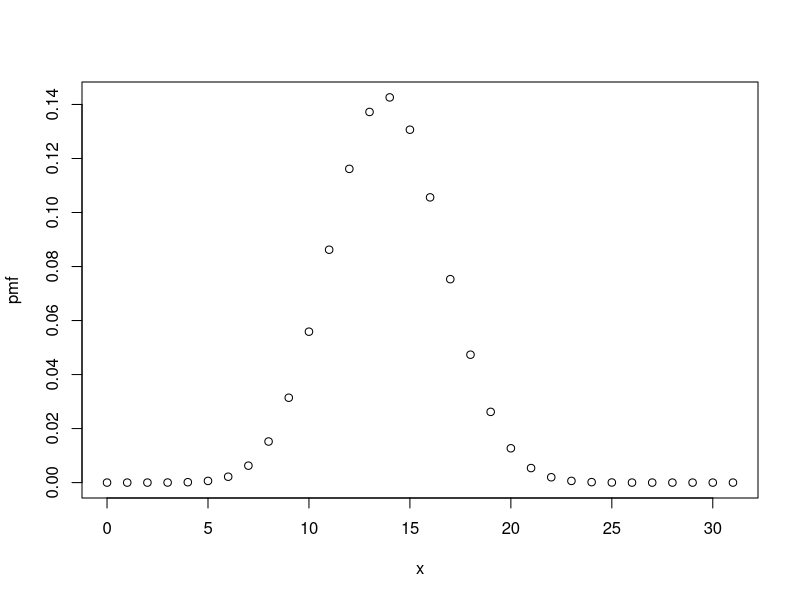
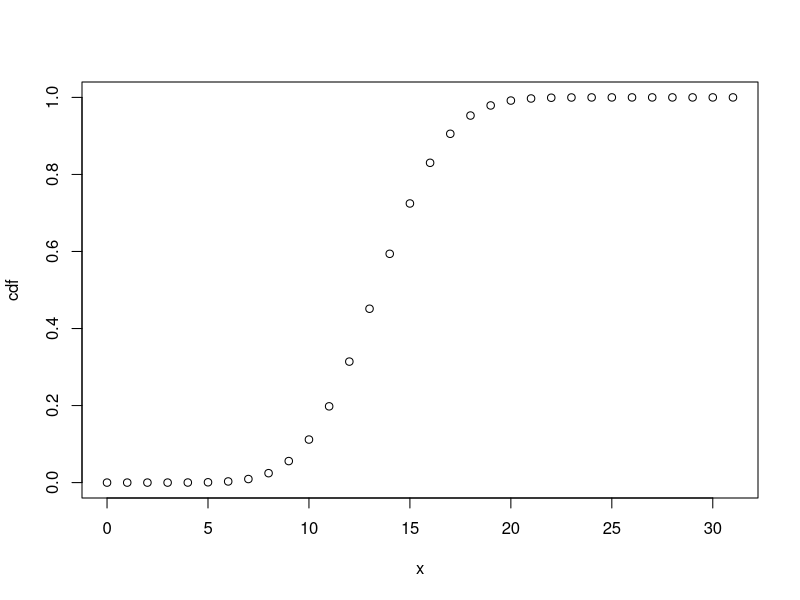

Source code (R) for these figures, in order:
dbinom(7, 12, 1 / 6) + dbinom(8, 12, 1 / 6) + dbinom(9, 12, 1 / 6)
pbinom(9, 12, 1 / 6) - pbinom(6, 12, 1 / 6)

#####################

pnorm(84, mean = 72, sd = 15.2, lower.tail = FALSE)

#####################

ppois(50, 50) - ppois(47, 50)

#####################

dhyper(3, n = 17, m = 233, k = 5)

#####################
# a
x <- c(0: 31)
x

# b
pmf <- dbinom(x, 31, .447)
plot(x, pmf)

# c
cdf <- pbinom(x, 31, .447)
plot(x, cdf)

# d
mean(x)
var(x)
sd(x)
